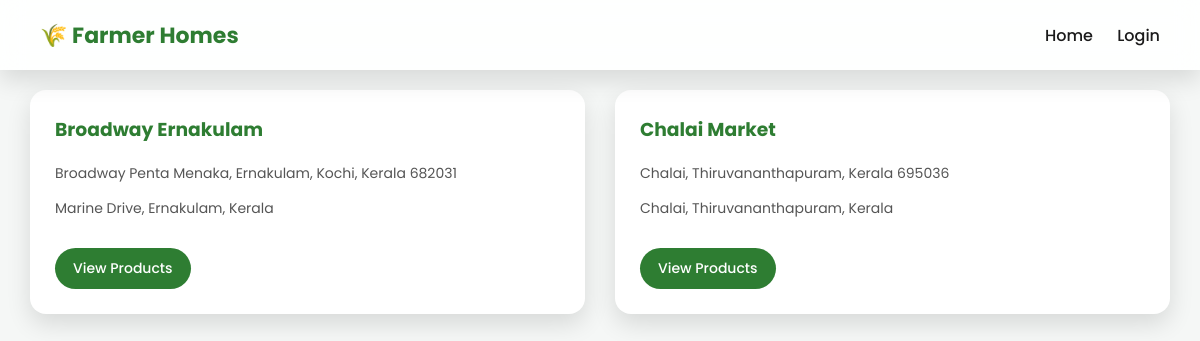
The page /markets/all/ on the database as committed earlier.
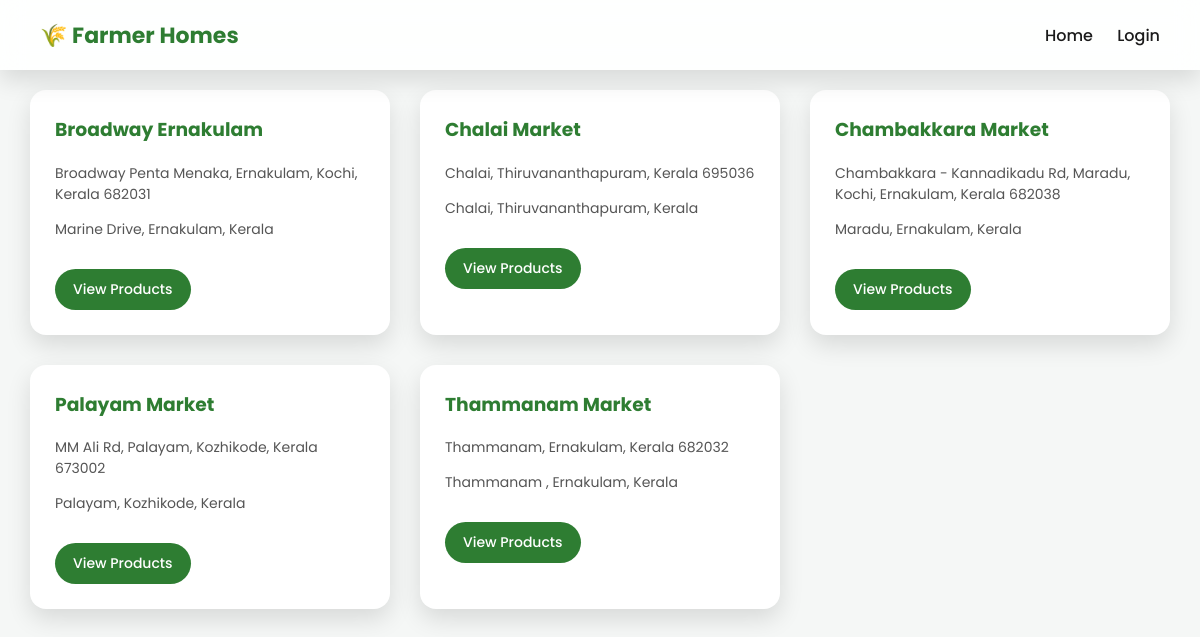
The same page on the database as committed later.
### markets/models.py (models this page shows, shortened)
class Market(models.Model):
    name = models.CharField(max_length=200)
    address = models.TextField()
    village = models.CharField(max_length=100)
    district = models.CharField(max_length=100)
    state = models.CharField(max_length=100)
    latitude = models.DecimalField(max_digits=9, decimal_places=6)
    longitude = models.DecimalField(max_digits=9, decimal_places=6)
    is_active = models.BooleanField(default=True)
    created_at = models.DateTimeField(auto_now_add=True)

### markets/views.py (the view)
# urls.py: path("all/", views.public_markets, name="public_markets"),
def public_markets(request):
    markets = Market.objects.filter(is_active=True)
    return render(request, "markets/public_markets.html", {
        "markets": markets
    })

### templates/markets/public_markets.html (shortened to what this page needs)
<!DOCTYPE html>
<html lang="en">
<head>
</head>
<body>
    <div class="navbar">
        <h1>🌾 Farmer Homes</h1>
        <div>
            <a href="{% url 'home' %}">Home</a>
            <a href="{% url 'login' %}">Login</a>
        </div>
    </div>
    <div class="market-grid">
        {% for market in markets %}
        <div class="market-card">
            <h3>{{ market.name }}</h3>
            <p>{{ market.address }}</p>
            <p>{{ market.village }}, {{ market.district }}, {{ market.state }}</p>
            <a href="{% url 'market_products' market.id %}" class="view-btn">
                View Products
            </a>
        </div>
        {% empty %}
        <p>No markets available</p>
        {% endfor %}
    </div>
</body>
</html>

Rows that differ between the two databases and show on the page:
added Market: name "Chambakkara Market", address "Chambakkara - Kannadikadu Rd, Maradu, Kochi, Ernakulam, Kerala 682038", village "Maradu", district "Ernakulam", state "Kerala"
added Market: name "Palayam Market", address "MM Ali Rd, Palayam, Kozhikode, Kerala 673002", village "Palayam", district "Kozhikode", state "Kerala"
added Market: name "Thammanam Market", address "Thammanam, Ernakulam, Kerala 682032", village "Thammanam", district "Ernakulam", state "Kerala"
